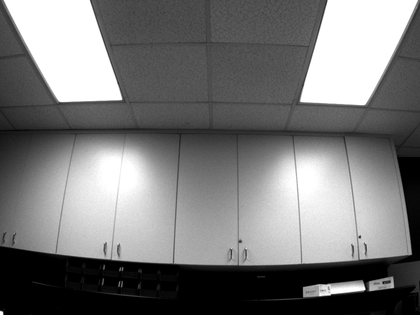
%> input picture distort4.png, 420 x 315 px, shrunk from 1024 x 768 before the run
$ octave --eval "result = canny_edge_detector('distort4.png');"   (GNU Octave 9; MATLAB toolbox functions it lacks are replaced by stand-ins)
%> lines starting %> are read from the running program, lines starting %| are printed output that depends on the picture
### computeGradient.m
function [gradient_magnitude_x,gradient_magnitude_y,gradient_magnitude,gradient_direction] = computeGradient(distorted_img)

%Generates 3x3 Gaussian smoothing filter.
gaussian_filter = fspecial('gaussian');
%Convolves both the original image and the Gaussian filter to produce a
%smoothed image.
smooth_img = imfilter(distorted_img,gaussian_filter,'conv');
%Generates a Sobel filter that approximates a horizontal gradient of an
%image.
sobel_filtery = fspecial('sobel');
%Generates a Sobel filter that approximates a vertical gradient of an
%image.
sobel_filterx = sobel_filtery';
%Convolves the smoothed image with the sobel filter to approximate the
%vertical gradient.]
gradient_magnitude_x = imfilter(double(smooth_img),sobel_filterx,'conv');
%Convolves the smoothed image with the sobel filter to approximate the
%horizontal gradient.
gradient_magnitude_y = imfilter(double(smooth_img),sobel_filtery,'conv');

[r,c] = size(distorted_img);
gradient_magnitude = zeros(r,c);
gradient_direction = zeros(r,c);

%Computes the gradient magnitude/direction at each pixel in the original image.
for row = 1:r
    for column = 1:c
        gradient_magnitude(row,column) = sqrt(gradient_magnitude_x(row,column).^2 + gradient_magnitude_y(row,column).^2);
        gradient_direction(row,column) = atan(gradient_magnitude_y(row,column)/gradient_magnitude_x(row,column));
    end
end

gradient_magnitude_x = mat2gray(gradient_magnitude_x);
gradient_magnitude_y = mat2gray(gradient_magnitude_y);
gradient_magnitude = mat2gray(gradient_magnitude);

end

### non_maxima_suppression.m
function [nms_img,nms_imgv] = non_maxima_suppression(gm_img,gd)

nms_img = gm_img;
nms_imgv = gm_img(:);
[r,c] = size(nms_img);

for row  = 1:r
    for column = 1:c
        if abs(round(radtodeg(gd(row,column))/45)*45) == 0
            if (column-1) >= 1 && (column+1) <= c
                if (nms_img(row,column) <= nms_img(row,column-1) || nms_img(row,column) <= nms_img(row,column+1))
                    nms_img(row,column) = 0.0;
                end
            elseif (column-1) < 1
                if (nms_img(row,column) <= nms_img(row,column+1))
                    nms_img(row,column) = 0.0;
                end
            elseif (column+1) > c
                if (nms_img(row,column) <= nms_img(row,column-1))
                    nms_img(row,column) = 0.0;
                end
            end
        elseif  abs(round(radtodeg(gd(row,column))/45)*45) == 45
            if (row-1) < 1 && (column+1) > c && (row+1) <= r && (column-1) >= 1
                if nms_img(row,column) <= nms_img(row+1,column-1)
                    nms_img(row,column) = 0.0;
                end
            elseif (row-1) >= 1 && (column+1) <= c && (row+1) > r && (column-1) < 1
                if nms_img(row,column) <= nms_img(row-1,column+1)
                    nms_img(row,column) = 0.0;
                end
            elseif (row-1) >= 1 && (column+1) <= c && (row+1) <= r && (column-1) >= 1
                if nms_img(row,column) <= nms_img(row-1,column+1) || nms_img(row,column) <= nms_img(row+1,column-1)
                    nms_img(row,column) = 0.0;
                end
            end
        elseif abs(round(radtodeg(gd(row,column))/45)*45) == 90
            if (row-1) < 1
                if nms_img(row,column) <= nms_img(row+1,column)
                    nms_img(row,column) = 0.0;
                end
            elseif (row+1) > r
                if nms_img(row,column) <= nms_img(row-1,column)
                    nms_img(row,column) = 0.0;
                end
            elseif (row-1) >= 1 && (row+1) <= r
                if nms_img(row,column) <= nms_img(row-1,column) || nms_img(row,column) <= nms_img(row+1,column)
                    nms_img(row,column) = 0.0;
                end
            end
        elseif abs(round(radtodeg(gd(row,column))/45)*45) == 135
            if (row-1) < 1 && (column-1) < 1 && (row+1) <= r && (column+1) <= c
                if nms_img(row,column) <= nms_img(row+1,column+1)
                    nms_img(row,column) = 0.0;
                end
            elseif (row-1) >= 1 && (column-1) >=1 && (row+1) > r && (column+1) > c
                if nms_img(row,column) <= nms_img(row-1,column-1)
                    nms_img(row,column) = 0.0;
                end
            elseif (row+1) <= r && (column+1) <= c && (row-1) >= 1 && (column-1) >=1
                if nms_img(row,column) <= nms_img(row+1,column+1) || nms_img(row,column) <= nms_img(row-1,column-1)
                    nms_img(row,column) = 0.0;
                end
            end
        end
    end
end
end

### canny_edge_detector.m
%Author: Chibuikem Amaechi
%Date: 11/17/2013
%Course: Digital Image Processing
%Project Name: Distortion Correction
%
%---------------------------------------------------------------
% How to call function: canny_edge_detector('distort.png');
%---------------------------------------------------------------
function [edgeLinkedImage, distorted_img] = canny_edge_detector(input_img)
%> called with input_img = 'distort4.png'

distorted_img = imread(input_img);
%> distorted_img is the input picture: size 315x420 uint8; min 0, max 255, mean 120

[gradient_magnitude_x,gradient_magnitude_y,gradient_magnitude,gradient_direction] = computeGradient(distorted_img);
%> in computeGradient, `gradient_magnitude_x = imfilter(double(smooth_img),sobel_filterx,'conv..`:
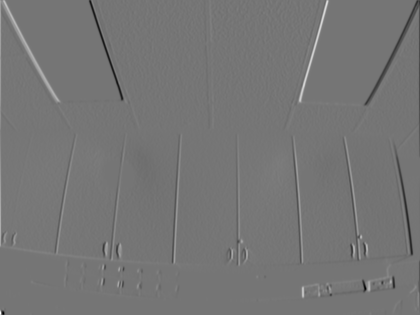
%> gradient_magnitude_x: size 315x420 double; min -826, max 960, mean -0.1; drawn with min black and max white
%> in computeGradient, `gradient_magnitude_y = imfilter(double(smooth_img),sobel_filtery,'conv..`:
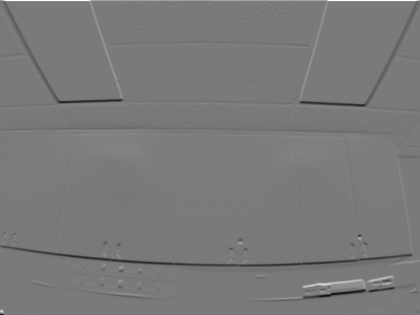
%> gradient_magnitude_y: size 315x420 double; min -936, max 1020, mean -1.7; drawn with min black and max white
%> after the loop in computeGradient, `for row = 1:r`:
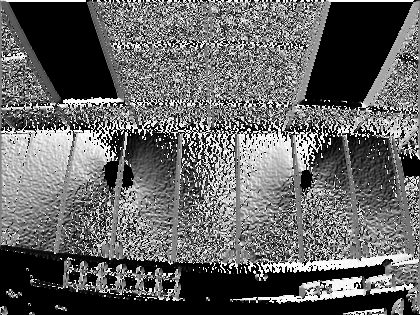
%> gradient_direction: size 315x420 double; 21.12% of the values are NaN or infinite; the others: min -1.57, max 1.57, mean -0.00538; drawn with min black, max white, NaN and infinite black
%> after the loop in computeGradient, `for row = 1:r`:
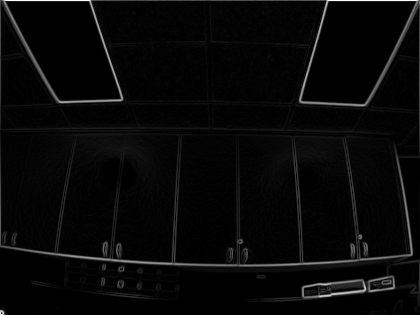
%> gradient_magnitude: size 315x420 double; min 0, max 1020, mean 34; drawn with min black and max white
[nms_img,nms_imgv] = non_maxima_suppression(gradient_magnitude,gradient_direction);
%> the run ends on the next line
[highThresholdedImage,lowThresholdedImage,edgeLinkedImage] = hysteresis_thresholding(nms_img,nms_imgv,gradient_direction);

subplot(3,3,1), imshow(distorted_img); title('Distorted Image');
subplot(3,3,2), imshow(gradient_magnitude_x); title('Horizontal Gradient')
subplot(3,3,3), imshow(gradient_magnitude_y); title('Vertical Gradient')
subplot(3,3,4), imshow(gradient_magnitude); title('Gradient Magnitude')
subplot(3,3,5), imshow(nms_img); title('Non-maxima Suppresed Image')
subplot(3,3,6), imshow(highThresholdedImage,[0 1]); title('High Thresholded Image')
subplot(3,3,7), imshow(lowThresholdedImage,[0 1]); title('Low Thresholded Image')
figure, imshow(edgeLinkedImage,[0 1]); title('Binary image with linked edges')


end
